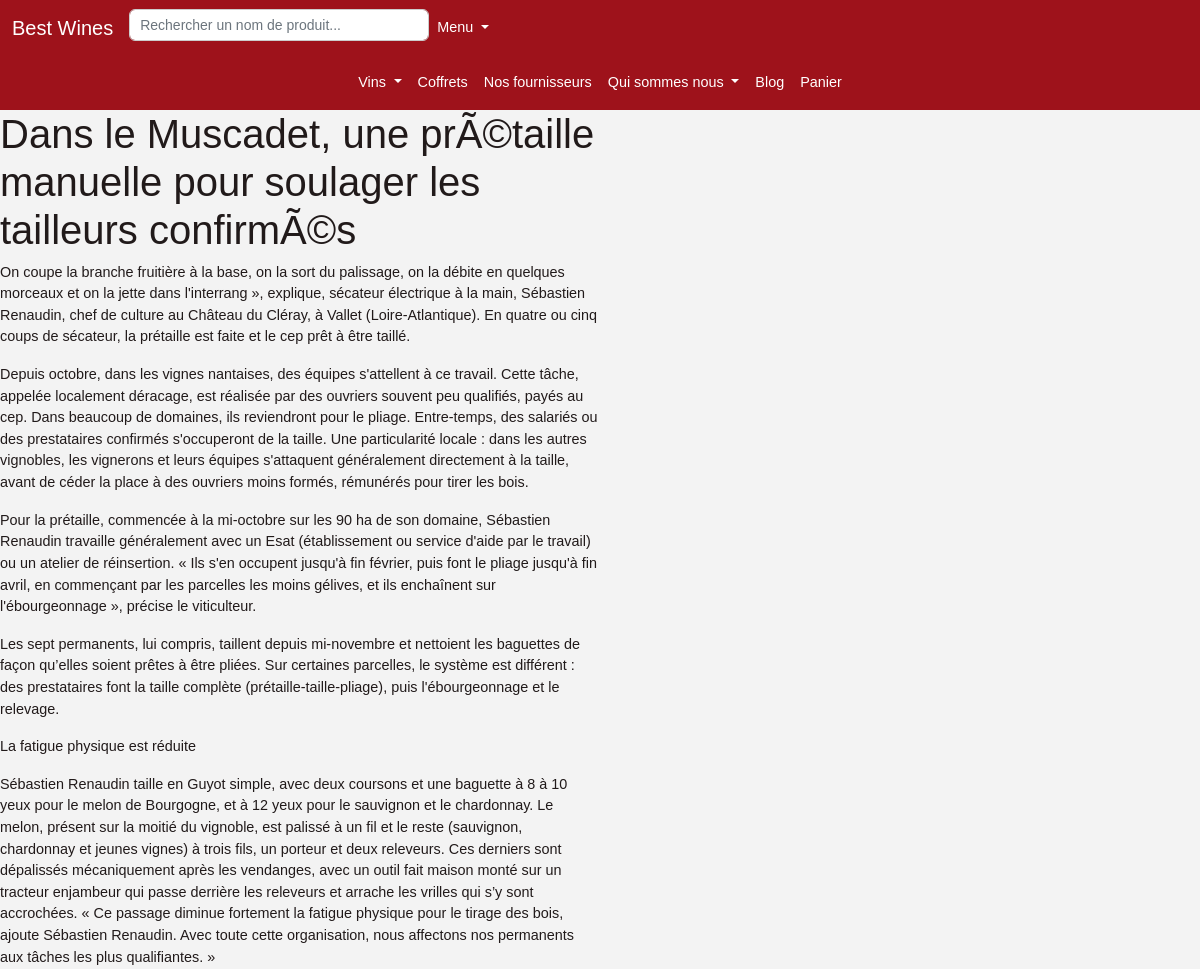
The app's page /blog/details?id=19 (upper part), older data.
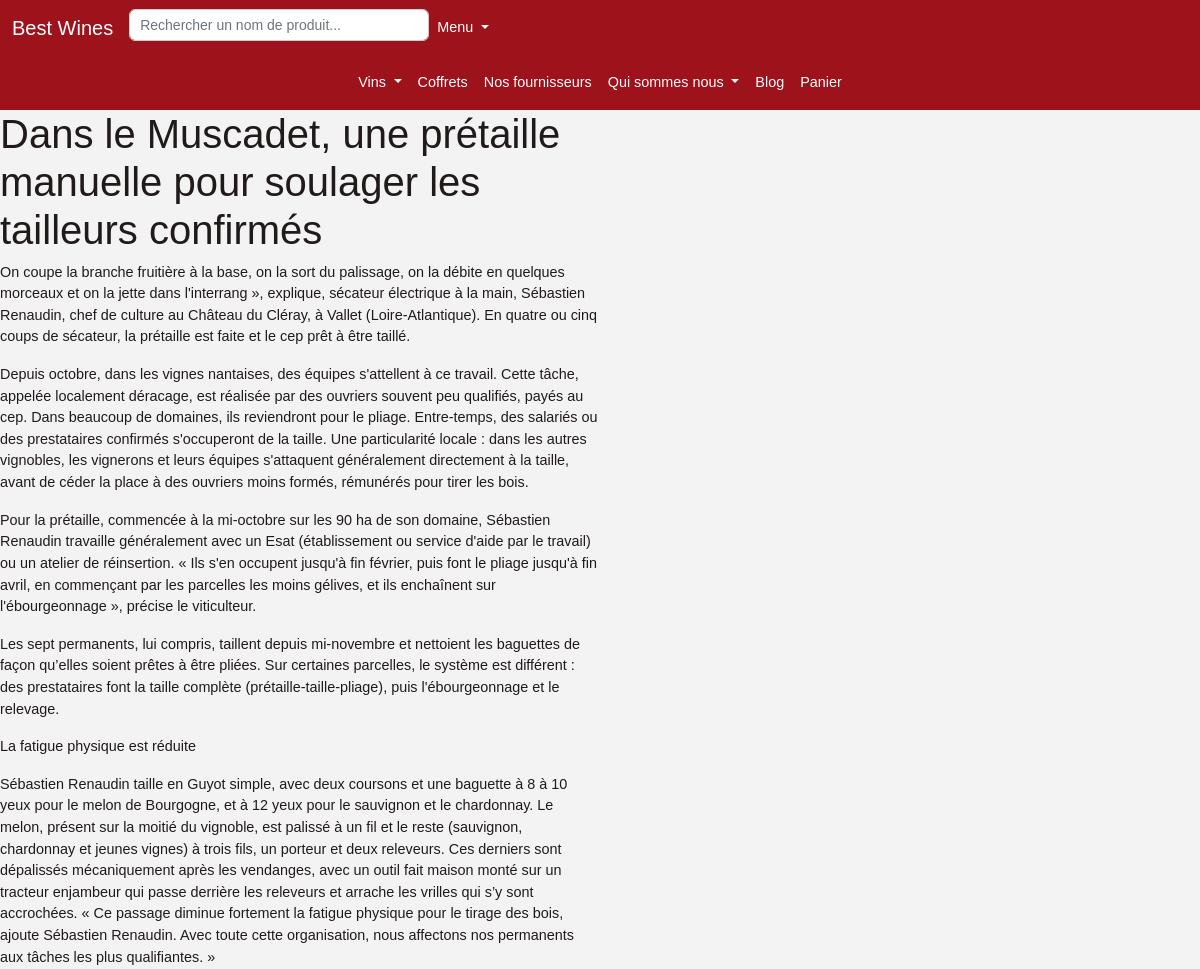
The same page, newer data.
### tables this page shows
CREATE TABLE `article` (
  `id` int(11) NOT NULL,
  `title` varchar(255) NOT NULL,
  `content` text NOT NULL,
  `date` timestamp NOT NULL DEFAULT current_timestamp(),
  `id_user` int(11) DEFAULT NULL,
  `photo_article` varchar(255) DEFAULT NULL
);

### core/Controller.php (called while the page is built, shortened)
<?php
abstract class Controller
{
    public function renderView(string $view_name, array $params = []): void
    {
        extract($params);
        require_once "src/views/$view_name.php";
        require_once 'src/views/layout.php';
    }
}

### src/controllers/BlogController.php (called while the page is built, shortened)
<?php
class BlogController extends Controller
{
    public function detailArticle()
    {
        $id = $_GET['id'];
        $article = new Article;
        $article_blog = $article->find($id);
        $this->renderView('blog/details', compact('article_blog', 'id'));
    }
}

### core/Router.php (called while the page is built, shortened)
<?php
class Router
{
    private static array $routes = [];
    public static function register(string $request, string $action) : void
    {
        self::$routes[$request] = $action;
    }
    public static function resolve(string $request_uri) : void
    {
        $request_uri = explode("?", $request_uri)[0];
        [$controller_name , $action_name] = explode('::', self::$routes[$request_uri]);
        $instance = new $controller_name();
        call_user_func_array([$instance, $action_name], []);
    }
}

### index.php (called while the page is built, shortened)
<?php
$request_uri = str_replace(BASE_DIR, '', $_SERVER['REQUEST_URI']);
try {
    Router::resolve($request_uri);
}catch (Exception $e)
{
    echo $e->getMessage();
}

### core/Database.php (called while the page is built, shortened)
<?php
class Database
{
    private static \PDO|null $instance = null;
    public static function getPdo(): \PDO
    {
        if (self::$instance == null){
            try {
                self::$instance = new \PDO(
                    "mysql:host=".$_ENV['DATABASE_HOST'].";dbname=".$_ENV['DATABASE_NAME'],
                    $_ENV['DATABASE_USERNAME'],
                    $_ENV['DATABASE_PASSWORD'],
                    [
                        \PDO::ATTR_ERRMODE => \PDO::ERRMODE_EXCEPTION,
                        \PDO::ATTR_DEFAULT_FETCH_MODE => \PDO::FETCH_ASSOC
                    ]
                );
            }catch (\PDOException $exception){
                echo $exception->getMessage();
                die;
            }
        }
        return  self::$instance;
    }
}

### core/Model.php (called while the page is built, shortened)
<?php
abstract class Model
{
    protected \PDO $pdo;
    protected string $table_name;
    public function __construct()
    {
        $this->pdo = Database::getPdo();
    }
    public function find(int $id): array|object|false
    {
        $stmt = $this->pdo->prepare("SELECT * FROM {$this->table_name} WHERE id = :id ");
        $stmt->bindParam(':id', $id);
        $stmt->setFetchMode(\PDO::FETCH_ASSOC);
        $stmt->execute();
        return $stmt->fetch();
    }
}

### src/views/blog/details.php (the view, shortened to what this page needs)
<div class="col-md-6">
    <div class="col-md-12">
        <h1><?= $article_blog['title'] ?></h1>
    </div>
    <div>
        <div><?= $article_blog['content'] ?></div>
    </div>
</div>

Row changes from the older to the newer data that the page shows:
changed article: title "Dans le Muscadet, une prÃ©taille manuelle pour soulager les tailleurs confirmÃ©s" → "Dans le Muscadet, une prétaille manuelle pour soulager les tailleurs confirmés"
